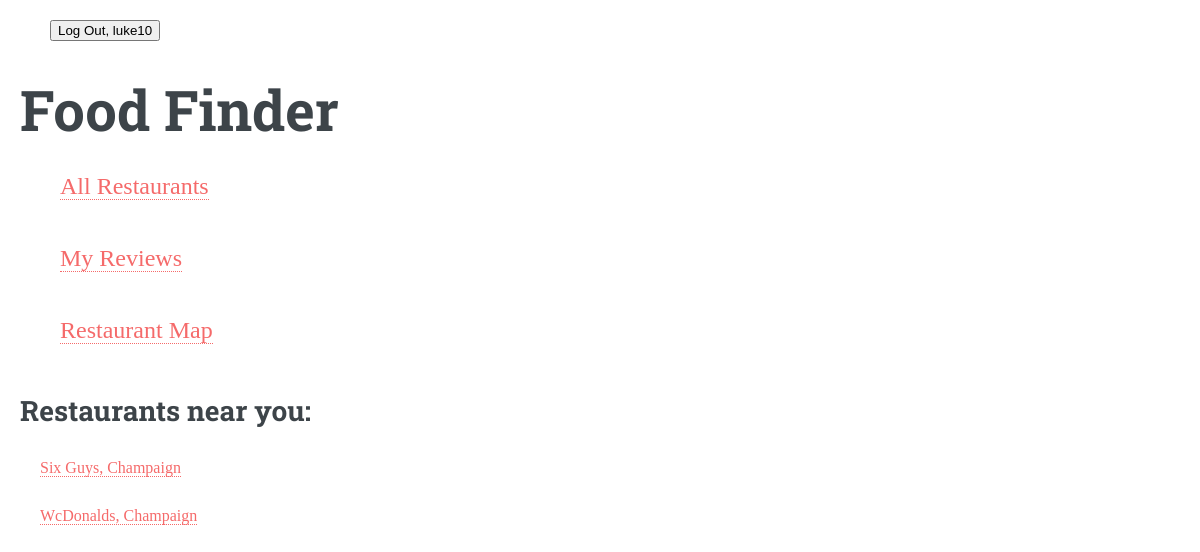
The app's page /restaurant/ (signed in) with its own data.
### foodfinder/models.py (models this page shows)
class Restaurant(models.Model):
    restaurant_id = models.AutoField(primary_key=True)
    restaurant_name = models.CharField(max_length=30)
    restaurant_location = models.CharField(max_length=30)
    restaurant_latitude = models.FloatField()
    restaurant_longitude = models.FloatField()
    restaurant_price = models.IntegerField()
    avg_rating = models.FloatField()
    def __str__(self):
        base = f"{self.restaurant_name}, {self.restaurant_location}"
        return f"{base}"
    def get_absolute_url(self):
        return reverse('restaurant-detail-url',
                       kwargs={'primary_key': self.pk}
                       )

### foodfinder/views.py (the view, shortened to what this page needs)
# urls.py: path('restaurant/', RestaurantView.as_view(), name='restaurant-url'),
class RestaurantView(ListView):
    model = Restaurant
    template_name = 'food/restaurant_list.html'
    context_object_name = 'restaurant_rows_for_looping'

### foodfinder/templates/food/restaurant_list.html (shortened to what this page needs)
{% extends 'food/base.html' %}
{% block content %}
    <h2>Restaurants near you:</h2>
    <ul>
        {% for restaurant_for_loop in restaurant_rows_for_looping %}
            <p>
                <a href="{{ restaurant_for_loop.get_absolute_url }}"> {{ restaurant_for_loop }}</a>
            </p>
        {% empty %}
            No restaurants yet!
        {% endfor %}
    </ul>
{% endblock %}

### foodfinder/templates/food/base.html (shortened to what this page needs)
<!DOCTYPE html>
<html lang="en">
{% load static %}
<head>
    <link rel="stylesheet" href="{%  static 'css/main.css' %}"/>
</head>
<header class="bg-primary text-white py-3 mb-4">
    <div class="container d-flex align-items-center">
        <ul class="nav ms-auto">
            {% if user.is_authenticated %}
                <form action="{% url 'logout_urlpattern' %}" method="post" class="ms-auto">
                    <button class="btn btn-sm btn-outline-light" type="submit">
                        Log Out, {{ user.get_username }}
                    </button>
                </form>
            {% else %}
                <a class="btn btn-sm btn-outline-light ms-auto" href="{% url 'login_urlpattern' %}">Log In</a>
            {% endif %}
        </ul>
    </div>
</header>
<h1>Food Finder</h1>
<nav class="navbar navbar-expand-lg navbar-light bg-white border-bottom mb-4">
    <div class="container">
        <ul class="navbar-nav">
            <p style="font-size:150%;" class="nav-item"><a class="nav-link" href="{% url 'restaurant-url' %}">All Restaurants</a></p>
            <p style="font-size:150%;" class="nav-item"><a class="nav-link" href="{% url 'my-reviews-url' %}">My Reviews</a></p>
            <p style="font-size:150%;" class="nav-item"><a class="nav-link" href="{% url 'map_url' %}">Restaurant Map</a></p>
        </ul>
    </div>
</nav>
<body>
    <main class="container mb-5">
        {% block content %}{% endblock %}
    </main>
</body>
</html>

### static/css/main.css (style rules this page uses)
html, body, div, span, applet, object, iframe, h1, h2, h3, h4, h5, h6, p, blockquote, pre, a, abbr, acronym, address, big, cite, code, del, dfn, em, img, ins, kbd, q, s, samp, small, strike, strong, sub, sup, tt, var, b, u, i, center, dl, dt, dd, ol, ul, li, fieldset, form, label, legend, table, caption, tbody, tfoot, thead, tr, th, td, article, aside, canvas, details, embed, figure, figcaption, footer, header, hgroup, menu, nav, output, ruby, section, summary, time, mark, audio, video { margin: 10px; padding: 0; border: 0px; font-size: 100%; font: inherit; vertical-align: baseline; }
article, aside, details, figcaption, figure, footer, header, hgroup, menu, nav, section { display: block; }
body { line-height: 1; }
ol, ul { list-style: none; }
body { -webkit-text-size-adjust: none; }

### records on screen
Restaurant: restaurant_name+restaurant_location "Six Guys, Champaign"
Restaurant: restaurant_name+restaurant_location "WcDonalds, Champaign"

### other values on screen
{{ user.get_username }} "luke10"
